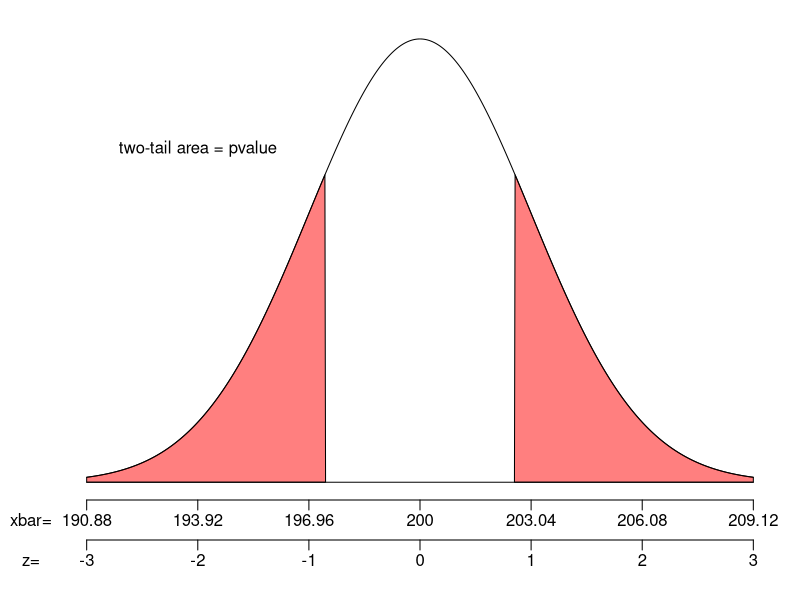

This chart was generated by the following R code:
## ---- chunk 1
## DATA GENERATION
options(scipen=999)
mu = sample(50+(0:20)*10, 1)
sig = sample(2:round(mu/3,0), 1)
n = sample(80:300, 1)
se = round(sig/sqrt(n), 3)
z = round(runif(1,-3,3), 2)
xbar = round(mu+z*se,2)
z = round((xbar-mu)/se,2)
pvalue = 2*round(pnorm(-abs(z)),4)
## ---- chunk 2
par(mar=c(5,3,1,1))
zs = seq(-3,3,length=1000)
ys = dnorm(zs)
plot(zs, ys, 'l',xlim = c(-3,3), ylim = c(0,0.4),
     ann=FALSE,xaxt="n",yaxt="n",
     lwd=1,bty='n')
axis(side=1, line=0, at=-3:3, labels = FALSE)
mtext(mu+(-3:3)*se,side=1,line=0.5,at=-3:3)
mtext(c("xbar="),line=0.5,side=1,at=-3.5)
axis(side=1, line=2,at=-3:3, labels = FALSE)
mtext(-3:3,side=1,line=2.5,at=-3:3)
mtext(c("z="),line=2.5,side=1,at=-3.5)
polygon(c(zs[zs<=-abs(z)], -abs(z), -3),c(ys[zs<=-abs(z)], 0, 0), col=rgb(1,0,0,0.5))
polygon(c(zs[zs>=abs(z)], 3, abs(z)),c(ys[zs>=abs(z)], 0, 0), col=rgb(1,0,0,0.5))
lines(c(-3,3),c(0,0),'l')
text(-2,0.3,label="two-tail area = pvalue")
